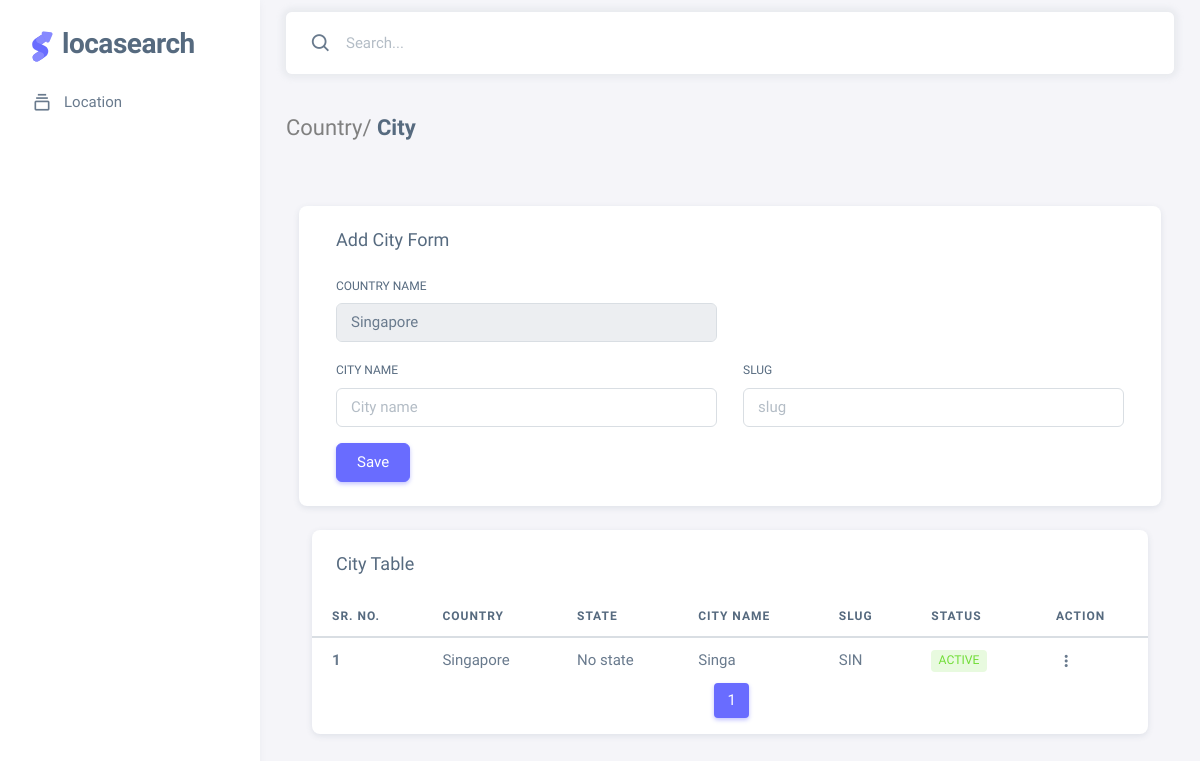
Page /city/SGD/ on the earlier database version.
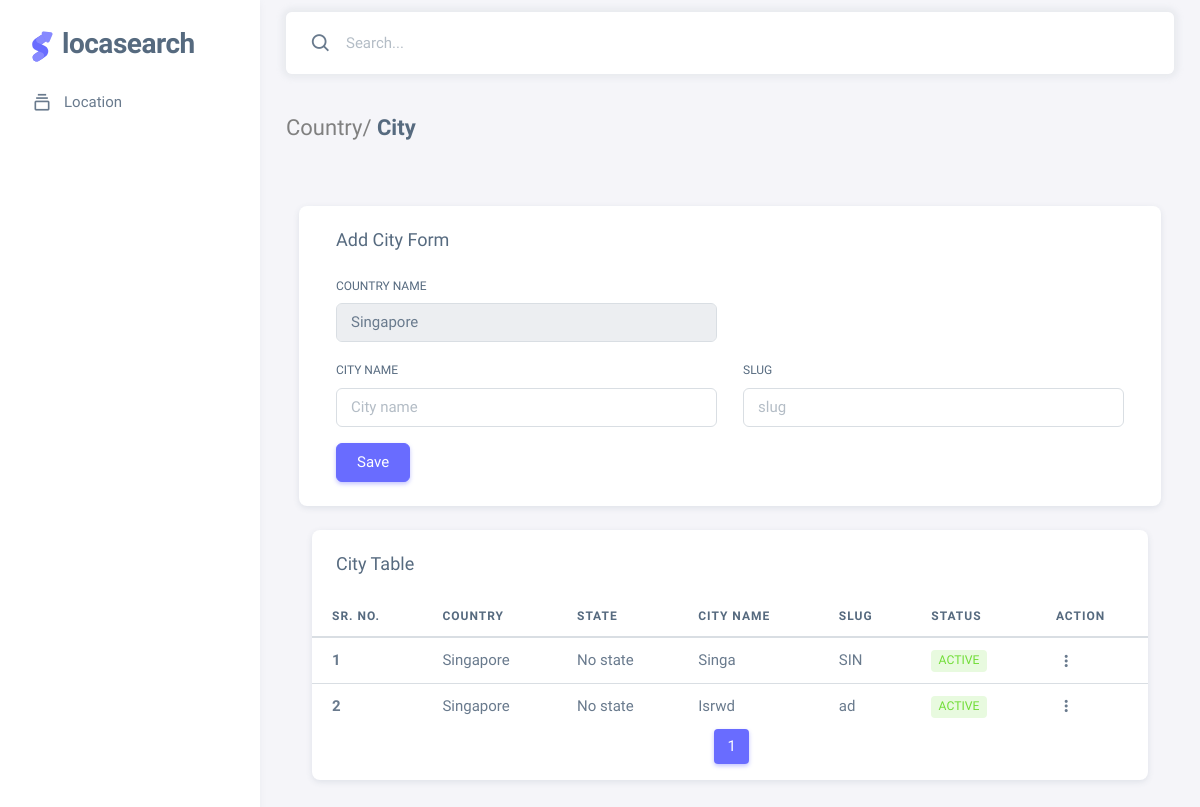
Same page on the later database version.
### Country/models.py (models this page shows, shortened)
class Base(models.Model):
    is_active = models.BooleanField(default=True)
    Created_date = models.DateTimeField(auto_now_add=True)
    Updated_date = models.DateTimeField(auto_now=True)
    uuid = models.UUIDField(default=uuid.uuid4)
    class Meta:
        abstract = True

class City(Base):
    name = models.CharField(max_length=100)
    slug = models.SlugField(unique=True)
    country = models.ForeignKey(Country, on_delete=models.CASCADE)
    state = models.ForeignKey(State, on_delete=models.SET_NULL, null=True)

class Country(Base):
    name = models.CharField(max_length=100)
    slug = models.SlugField(unique=True)
    code = models.CharField(max_length=10, unique=True)
    flag = models.ImageField(upload_to='flag')
    is_state_available = models.BooleanField(default=True)

### Country/views.py (the view, shortened to what this page needs)
# urls.py: path('city',CityView.as_view(), name='city'),
class CityView(View):
    def get(self, request, slug=None, countryslug=None, stateslug=None):
        if slug:
            countryobj = Country.objects.get(slug=slug)
            cityobj = City.objects.filter(country=countryobj)
            paginator = Paginator(cityobj, 5)  # Show 5 cities per page
            page_number = request.GET.get('page')
            try:
                cityobj = paginator.page(page_number)
            except PageNotAnInteger:
                cityobj = paginator.page(1)
            except EmptyPage:
                cityobj = paginator.page(paginator.num_pages)
            context = {'countryobj': countryobj, 'cityobj': cityobj, 'from_country': True}
            return render(request, 'html/city.html', context)

### template/html/city.html (shortened to what the changed rows need)
{% extends 'html/base.html' %}
{% load static %}
{% block content %}
<div class="content-wrapper">
    <div class="container-xxl flex-grow-1 container-p-y">
        <div class="container-fluid flex-grow-1 container-p-y">
            <div class="card">
                <div class="table-responsive text-nowrap">
                    <table class="table">
                        <thead>
                            <tr>
                                <th>Sr. No.</th>
                                <th>Country</th>
                                <th>State</th>
                                <th>City Name</th>
                                <th>Slug</th>
                                <th>Status</th>
                                <th>Action</th>
                            </tr>
                        </thead>
                        <tbody class="table-border-bottom-0">
                            {% for city in cityobj %}
                                <tr>
                                    <td><strong>{{ forloop.counter }}</strong></td>
                                    <td>{{ city.country.name }}</td>
                                    <td>{% if city.state %}{{ city.state.name }}{% else %}No state{% endif %}</td>
                                    <td>{{ city.name }}</td>
                                    <td>{{ city.slug }}</td>
                                    <td><a href="{% url 'togglecity' city.slug %}">
                                        {% if city.is_active %}
                                        <span class="badge bg-label-success me-1">Active</span>
                                        {% else %}
                                        <span class="badge bg-label-danger me-1">In-active</span>
                                        {% endif %}
                                        </a></td>
                                    <td>
                                        <div class="dropdown">
                                            <button type="button" class="btn p-0 dropdown-toggle hide-arrow" data-bs-toggle="dropdown">
                                                <i class="bx bx-dots-vertical-rounded"></i>
                                            </button>
                                        </div>
                                    </td>
                                </tr>
                            {% endfor %}
                        </tbody>
                    </table>
                    <nav aria-label="Page navigation example">
                        <ul class="pagination justify-content-center">
                            {% for num in cityobj.paginator.page_range %}
                                {% if cityobj.number == num %}
                                    <li class="page-item active"><a class="page-link" href="#">{{ num }}</a></li>
                                {% elif num > cityobj.number|add:'-3' and num < cityobj.number|add:'3' %}
                                    <li class="page-item"><a class="page-link" href="?page={{ num }}">{{ num }}</a></li>
                                {% endif %}
                            {% endfor %}
                        </ul>
                    </nav>
                </div>
            </div>
        </div>
    </div>
</div>
{% endblock %}

Differences in the rows shown:
added City: country.name "Singapore", shows "No state", name "Isrwd", slug "ad", is_active "ACTIVE"
